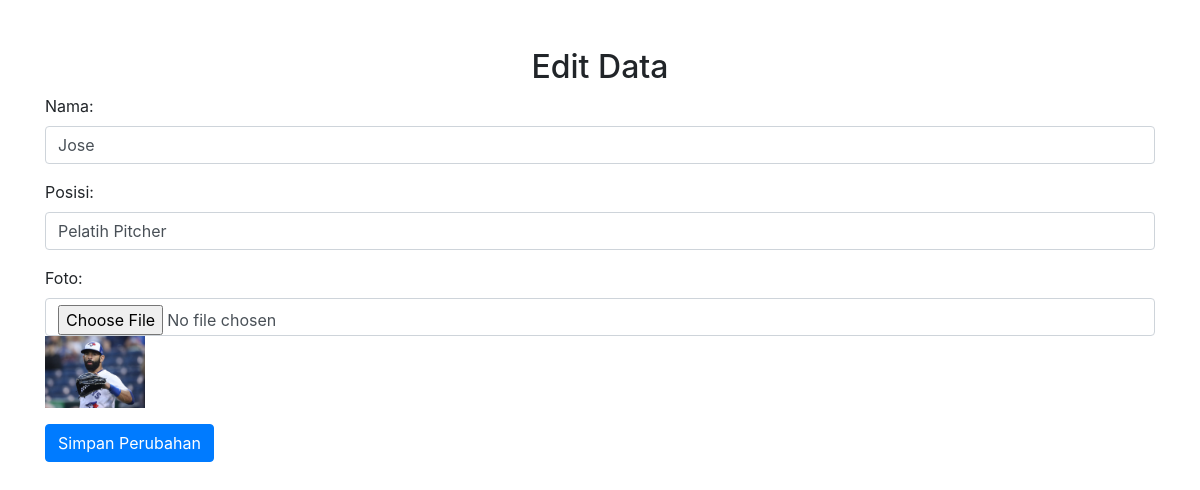
The app's page /admin/edit.php?id=2&type=coach (signed in) with its own data.
### tables this page shows
CREATE TABLE `coaches` (
  `id` int NOT NULL,
  `name` varchar(255) NOT NULL,
  `position` varchar(255) NOT NULL,
  `photo` varchar(255) NOT NULL
);

### admin/edit.php (the view, shortened to what this page needs)
<?php
include '../includes/db.php';
if (isset($_GET['id']) && isset($_GET['type'])) {
    $id = $_GET['id'];
    $type = $_GET['type'];
    if ($type == 'student') {
        $query = "SELECT * FROM students WHERE id=?";
    } elseif ($type == 'coach') {
        $query = "SELECT * FROM coaches WHERE id=?";
    } else {
        die("Tipe tidak valid.");
    }
    $stmt = $conn->prepare($query);
    $stmt->bind_param("i", $id);
    $stmt->execute();
    $result = $stmt->get_result();
    $data = $result->fetch_assoc();
} else {
    die("ID tidak valid.");
}
?>
<!DOCTYPE html>
<html lang="id">
<head>
    <link rel="stylesheet" href="https://stackpath.bootstrapcdn.com/bootstrap/4.5.2/css/bootstrap.min.css">
</head>
<body>
    <div class="container mt-5">
        <h2 class="text-center">Edit Data</h2>
        <form action="edit.php?id=<?php echo $id; ?>&type=<?php echo $type; ?>" method="POST" enctype="multipart/form-data">
            <div class="form-group">
                <label for="name">Nama:</label>
                <input type="text" class="form-control" id="name" name="name" value="<?php echo $data['name']; ?>" required>
            </div>
            <?php if ($type == 'student'): ?>
            <div class="form-group">
                <label for="age">Umur:</label>
                <input type="number" class="form-control" id="age" name="age" value="<?php echo $data['age']; ?>" required>
            </div>
            <?php else: ?>
            <div class="form-group">
                <label for="position">Posisi:</label>
                <input type="text" class="form-control" id="position" name="position" value="<?php echo $data['position']; ?>" required>
            </div>
            <?php endif; ?>
            <div class="form-group">
                <label for="photo">Foto:</label>
                <input type="file" class="form-control" id="photo" name="photo">
                <img src="<?php echo $data['photo']; ?>" alt="Foto" style="width: 100px;">
            </div>
            <button type="submit" class="btn btn-primary">Simpan Perubahan</button>
        </form>
    </div>
</body>
</html>

### records on screen
coaches: name "Jose", position "Pelatih Pitcher", photo (picture)
